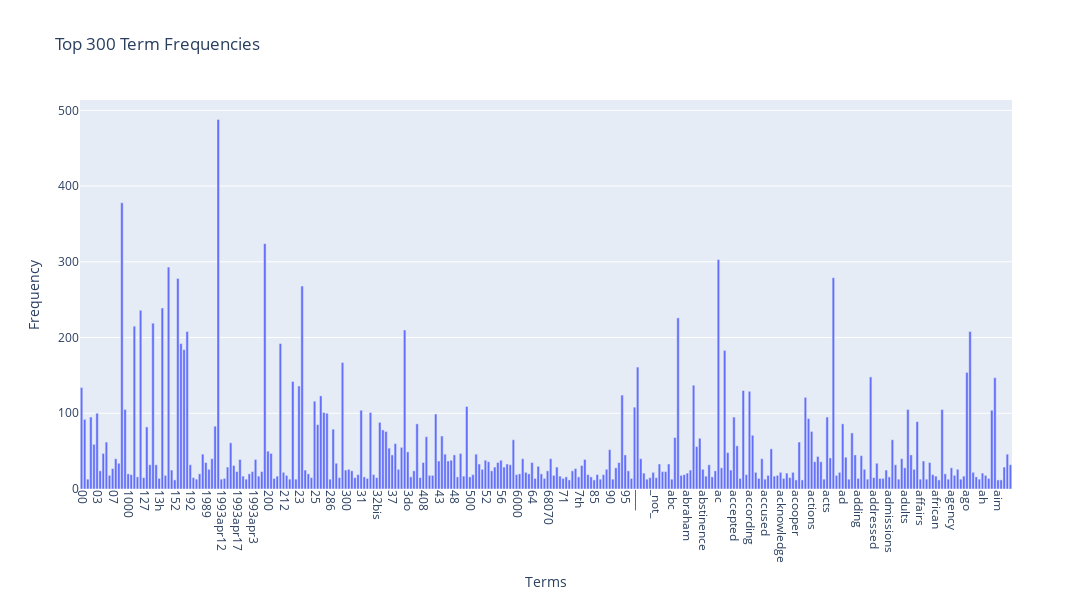

Source (notebook cell):
### Markdown cell above
### >>> **Exercise 12 (take home):**
If you want a nicer interactive visualization here, I would encourage you try to install and use plotly to achieve this.

### Code cell
# Answer here
import plotly.express as px

# Compute term frequencies (efficient way)
term_frequencies = np.asarray(X_counts.sum(axis=0)).flatten()

# Select top 300 terms (you can reduce this to 50/100 if it's slow)
terms = count_vect.get_feature_names_out()[:300]
freqs = term_frequencies[:300]

# Create interactive bar chart with Plotly
fig = px.bar(
    x=terms,
    y=freqs,
    labels={'x': "Terms", 'y': "Frequency"},
    title="Top 300 Term Frequencies",
)

# Rotate x-axis labels for readability
fig.update_layout(xaxis_tickangle=90, width=1200, height=600)

fig.show()

### Figure 1 — Plotly figure (JSON) as saved in the notebook; plotly's stock layout.template omitted (floating-point values rounded to 4 significant figures; data arrays with more than 128 entries replaced by an {"elided": "..."} marker saying what was removed)
{"data": [{"hovertemplate": "Terms=%{x}<br>Frequency=%{y}<extra></extra>", "legendgroup": "", "marker": {"color": "#636efa", "pattern": {"shape": ""}}, "name": "", "orientation": "v", "showlegend": false, "textposition": "auto", "type": "bar", "x": {"elided": "300 str values"}, "xaxis": "x", "y": {"elided": "300 int values"}, "yaxis": "y"}], "layout": {"barmode": "relative", "height": 600, "legend": {"tracegroupgap": 0}, "title": {"text": "Top 300 Term Frequencies"}, "width": 1200, "xaxis": {"anchor": "y", "domain": [0, 1], "tickangle": 90, "title": {"text": "Terms"}}, "yaxis": {"anchor": "x", "domain": [0, 1], "title": {"text": "Frequency"}}}}
